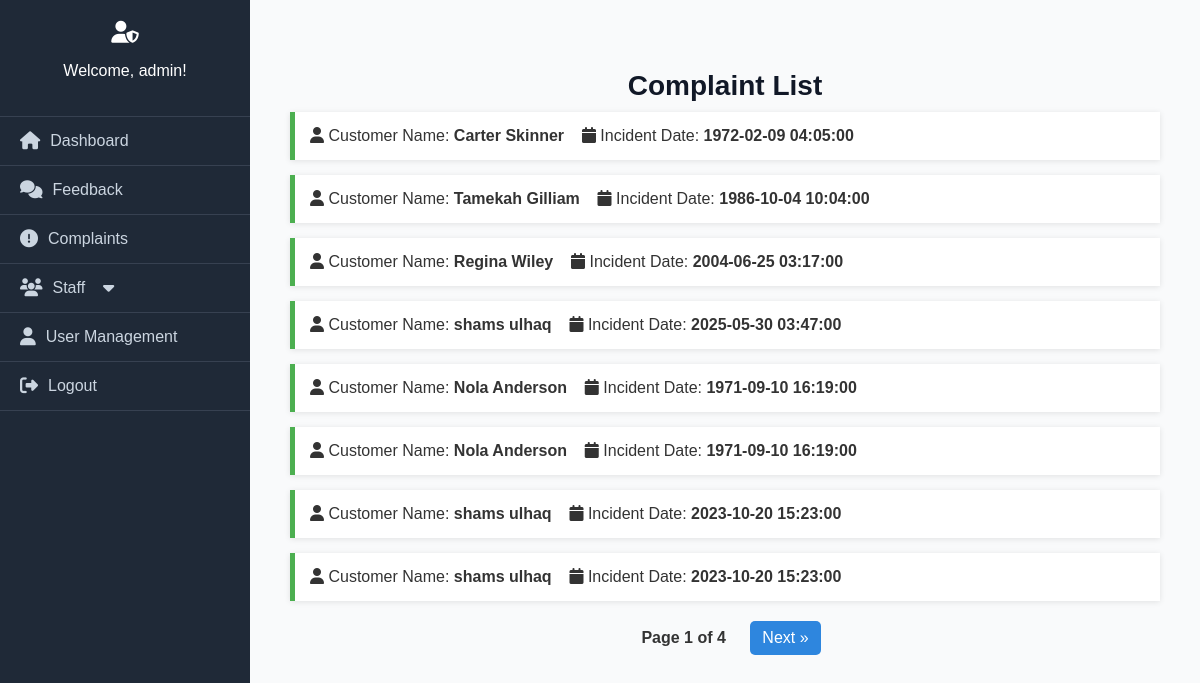
The page /complaint_view.php (signed in) on the database its author committed.
### tables this page shows
CREATE TABLE `complaints` (
  `id` int(11) NOT NULL,
  `staff_ids` varchar(255) DEFAULT NULL,
  `complaint_desc` text NOT NULL,
  `client_name` varchar(100) NOT NULL,
  `client_email` varchar(100) NOT NULL,
  `client_phone` varchar(20) DEFAULT NULL,
  `preferred_date` datetime DEFAULT NULL
);

### complaint_view.php (the view, shortened to what this page needs)
<?php
include 'db.php';
$conn = new mysqli($servername, $username, $password, $dbname);
?>
<!DOCTYPE html>
<html>
<head>
    <link rel="stylesheet" href="admin_styles.css">
    <link rel="stylesheet" href="styles.css">
    <link rel="stylesheet" href="https://cdnjs.cloudflare.com/ajax/libs/font-awesome/6.5.0/css/all.min.css">
</head>
<body>
<div class="admin-wrapper">
    <aside class="admin-sidebar">
    <?php include 'sidebar.php'; ?>
    </aside>
    <main class="admin-main">
        <div class="admin-header">
        <div class="container">
<h1>Complaint List</h1>
<?php
$page = isset($_GET['page']) ? (int)$_GET['page'] : 1;
$complaints_per_page = 8;
$offset = ($page - 1) * $complaints_per_page;
$total_sql = "SELECT COUNT(*) AS total FROM complaints";
$total_result = $conn->query($total_sql);
$total_row = $total_result->fetch_assoc();
$total_complaints = $total_row['total'];
$total_pages = ceil($total_complaints / $complaints_per_page);
$sql = "SELECT * FROM complaints ORDER BY id DESC LIMIT $complaints_per_page OFFSET $offset";
$result = $conn->query($sql);
if ($result->num_rows > 0) {
    while ($row = $result->fetch_assoc()) {
        $complaint_id = $row['id'];
        $modal_id = "modal_" . $complaint_id;
        echo "<div class='complaint-box' onclick=\"document.getElementById('$modal_id').style.display='block'\">";
        echo "<i class='fa fa-user'></i> Customer Name: <strong>" . htmlspecialchars($row['client_name']) . "</strong> &nbsp;&nbsp;&nbsp;";
        echo "<i class='fa fa-calendar'></i> Incident Date: <strong>" . htmlspecialchars($row['preferred_date']) . "</strong><br>";
        echo "</div>";
    }
    echo "<div class='pagination' style='margin-top: 20px; text-align:center;'>";
    echo "<span> Page $page of $total_pages </span>";
    if ($page < $total_pages) {
        echo " <a href='?page=" . ($page + 1) . "'>Next &raquo;</a>";
    }
    echo "</div>";
} else {
    echo "<p>No complaints found.</p>";
}
?>
    </main>
</body>
</html>

### admin_styles.css (style rules this page uses)
body { margin: 0; font-family: 'Segoe UI', sans-serif; background: #f4f6f8; color: #333; }
.admin-wrapper { display: flex; height: 100vh; }
.admin-sidebar { width: 250px; height: 100vh; background-color: #1f2937; color: #fff; display: flex; flex-direction: column; box-shadow: 2px 0 5px rgba(0, 0, 0, 0.1); }
.admin-main { flex-grow: 1; padding: 40px; background: #f9fafb; }
.admin-header h1 { font-size: 28px; margin-bottom: 10px; color: #111827; }

### styles.css (style rules this page uses)
body { font-family: Arial, sans-serif; margin: 0; padding: 0; background-color: #f4f4f4; color: #333; }
h1 { text-align: center; margin-top: 30px; color: #333; }

### complaint_view.php (style rules this page uses)
.complaint-box { background: #fff; padding: 15px; margin-bottom: 15px; border-left: 5px solid #4CAF50; cursor: pointer; box-shadow: 0 1px 6px rgba(0,0,0,0.1); }
.pagination a { display: inline-block; padding: 8px 12px; margin: 0 4px; background-color: #2e86de; color: white; border-radius: 5px; text-decoration: none; }
.pagination span { padding: 8px 12px; margin: 0 4px; font-weight: bold; }

### rows shown on the page
complaints: client_name "Carter Skinner", preferred_date "1972-02-09 04:05:00"
complaints: client_name "Tamekah Gilliam", preferred_date "1986-10-04 10:04:00"
complaints: client_name "Regina Wiley", preferred_date "2004-06-25 03:17:00"
complaints: client_name "shams ulhaq", preferred_date "2025-05-30 03:47:00"
complaints: client_name "Nola Anderson", preferred_date "1971-09-10 16:19:00"
complaints: client_name "Nola Anderson", preferred_date "1971-09-10 16:19:00"
complaints: client_name "shams ulhaq", preferred_date "2023-10-20 15:23:00"
complaints: client_name "shams ulhaq", preferred_date "2023-10-20 15:23:00"

### other values the page prints
$username "admin"
$page "1"
$total_pages "4"
